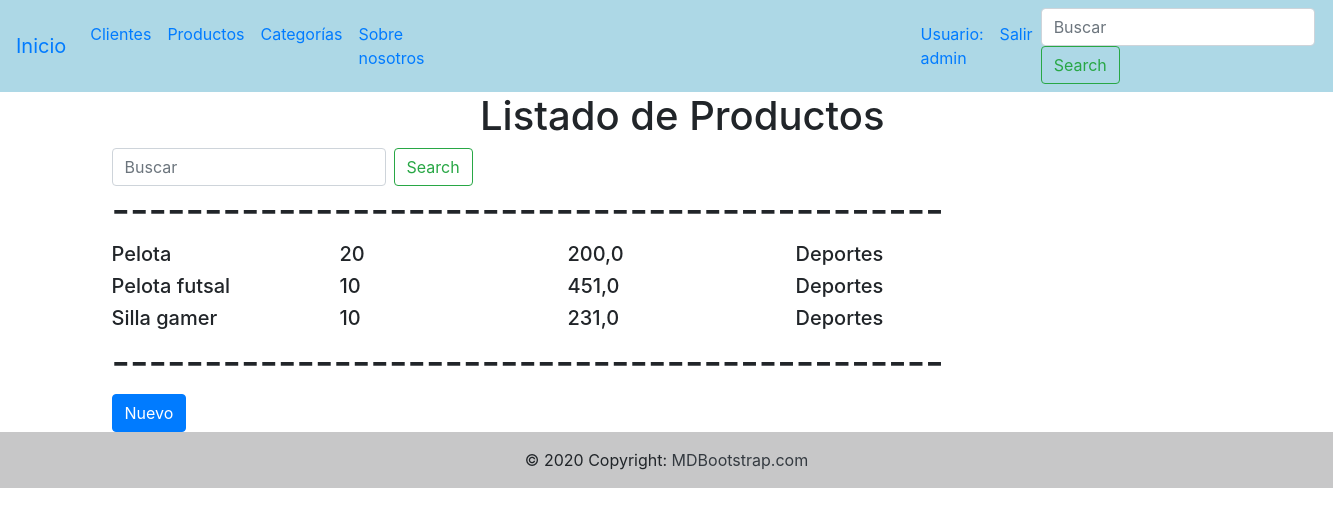
Screenshot of /producto/lista_productos/ (signed in) with the database file from the repository.
### producto/models.py (models this page shows, shortened)
class Producto(models.Model):
    nombre=models.CharField(max_length=50)
    stock=models.IntegerField()
    precio=models.FloatField()
    categoria=models.ForeignKey(Categorias, on_delete=models.CASCADE)
    class Meta:
        verbose_name="Producto"
        verbose_name_plural="Productos"

### categorias/models.py (models this page shows)
class Categorias(models.Model):
     nombre=models.CharField(max_length=50)
     clasificacion=models.CharField(max_length=50)
     def __str__(self):
        return self.nombre

### producto/views.py (the view)
# urls.py: path('lista_productos/', views.lista_productos, name="lista_productos"),
def lista_productos(request):
    productos=Producto.objects.all()
    return render(request, "producto/list_producto.html",{"productos": productos})

### templates/producto/list_producto.html (shortened to what this page needs)
{% extends 'base.html' %}
{% block contenido %}
<h1 style="margin-left:30rem">Listado de Productos</h1>
<div class="container">
    <form class="form-inline my-2 my-lg-0" action = "/producto/buscar_producto/" method = "GET">
    <input class="form-control mr-sm-2" type="text" placeholder="Buscar" aria-label="Search" name = 'buscar'>
    <button class="btn btn-outline-success my-2 my-sm-0" type="submit">Search</button>
    </form>
</div>
<div class="container">
    <h1>---------------------------------------------</h1>
</div>
{% for producto in productos %}
    <div class="container">
        <div class="row">
            <div class="col-sm">
                   <h5>{{producto.nombre}}</h5>
            </div>
            <div class="col-sm">
                <h5>{{producto.stock}}</h5>
            </div>
            <div class="col-sm">
                <h5>{{producto.precio}}</h5>
            </div>
            <div class="col-sm">
                <h5>{{producto.categoria}}</h5>
            </div>
            <div class="col-sm">
            </div>
        </div>
    </div>
{% endfor %}
<div class="container">
    <h1>---------------------------------------------</h1>
    <a href="/producto/nuevo_producto/" class="btn btn-primary">Nuevo</a>
</div>
{% endblock %}

### templates/base.html (shortened to what this page needs)
<!DOCTYPE html>
<html lang="en">
<head>
    <link rel="stylesheet" href="https://cdn.jsdelivr.net/npm/bootstrap@4.6.1/dist/css/bootstrap.min.css"
>
</head>
<body>
    <nav class="navbar navbar-expand-lg navbar " style="background: lightblue;">
        <a class="navbar-brand" href="/">Inicio</a>
        <div class="collapse navbar-collapse" id="navbarSupportedContent">
            <ul class="navbar-nav mr-auto">
                <li class="nav-item active">
                    <a class="nav-link" href="/cliente/lista_clientes/">Clientes </a>
                </li>
                <li class="nav-item">
                    <a class="nav-link" href="/producto/lista_productos/">Productos</a>
                </li>
                <li class="nav-item">
                    <a class="nav-link" href="/categoria/categoria/">Categorías</a>
                </li>
                <li class="nav-item" style="margin-right: 30rem">
                    <a class="nav-link" href="/nosotros/">Sobre nosotros</a>
                </li>
                {% if request.user.is_authenticated %}
                <li class="nav-item">
                    <a class="nav-link">Usuario: {{user.username}}</a>
                </li>
                <li class="nav-item active">
                    <a class="nav-link" href="/usuario/salir/">Salir</a>
                </li>
                {% endif %}
            </ul>
            <form class="form-inline my-2 my-lg-0" action = "/cliente/buscar_cliente/" method = "GET">
                <input class="form-control mr-sm-2" type="text" placeholder="Buscar" aria-label="Search" name = 'buscar'>
                <button class="btn btn-outline-success my-2 my-sm-0" type="submit">Search</button>
            </form>
        </div>
    </nav>
    {% block contenido %}
    {% endblock %}
    <footer class="bg-light text-center text-lg-start">
        <div class="text-center p-3" style="background-color: rgba(0, 0, 0, 0.2);">
            © 2020 Copyright:
            <a class="text-dark" href="https://mdbootstrap.com/">MDBootstrap.com</a>
        </div>
    </footer>
</body>
</html>

### rows the page displays
Producto: nombre "Pelota", stock "20", precio "200,0", categoria "Deportes"
Producto: nombre "Pelota futsal", stock "10", precio "451,0", categoria "Deportes"
Producto: nombre "Silla gamer", stock "10", precio "231,0", categoria "Deportes"

### other values shown
{{ user.username }} "admin"
